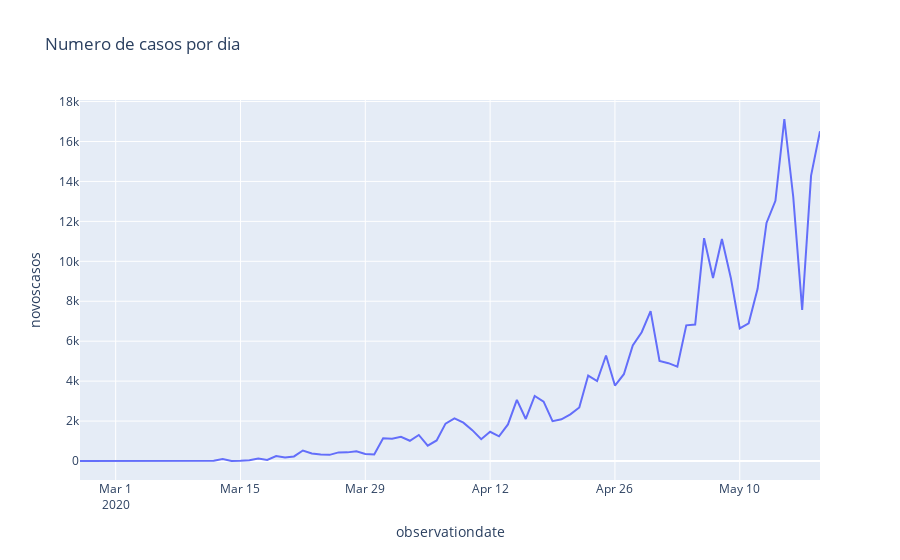

Notebook code for this chart:
### Code cell
#Total de casos por dia

px.line(brasil,'observationdate','novoscasos',title='Numero de casos por dia')
